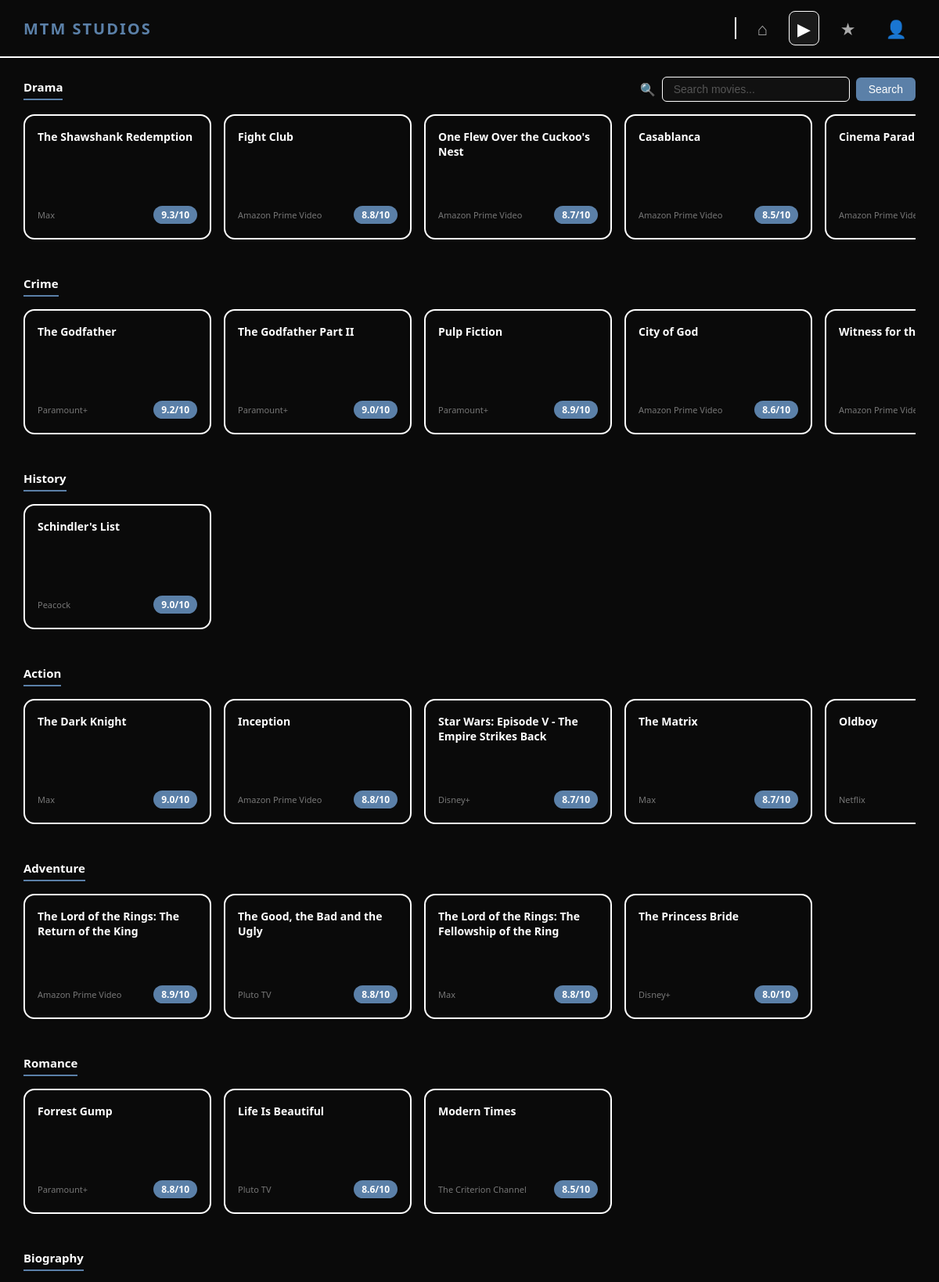
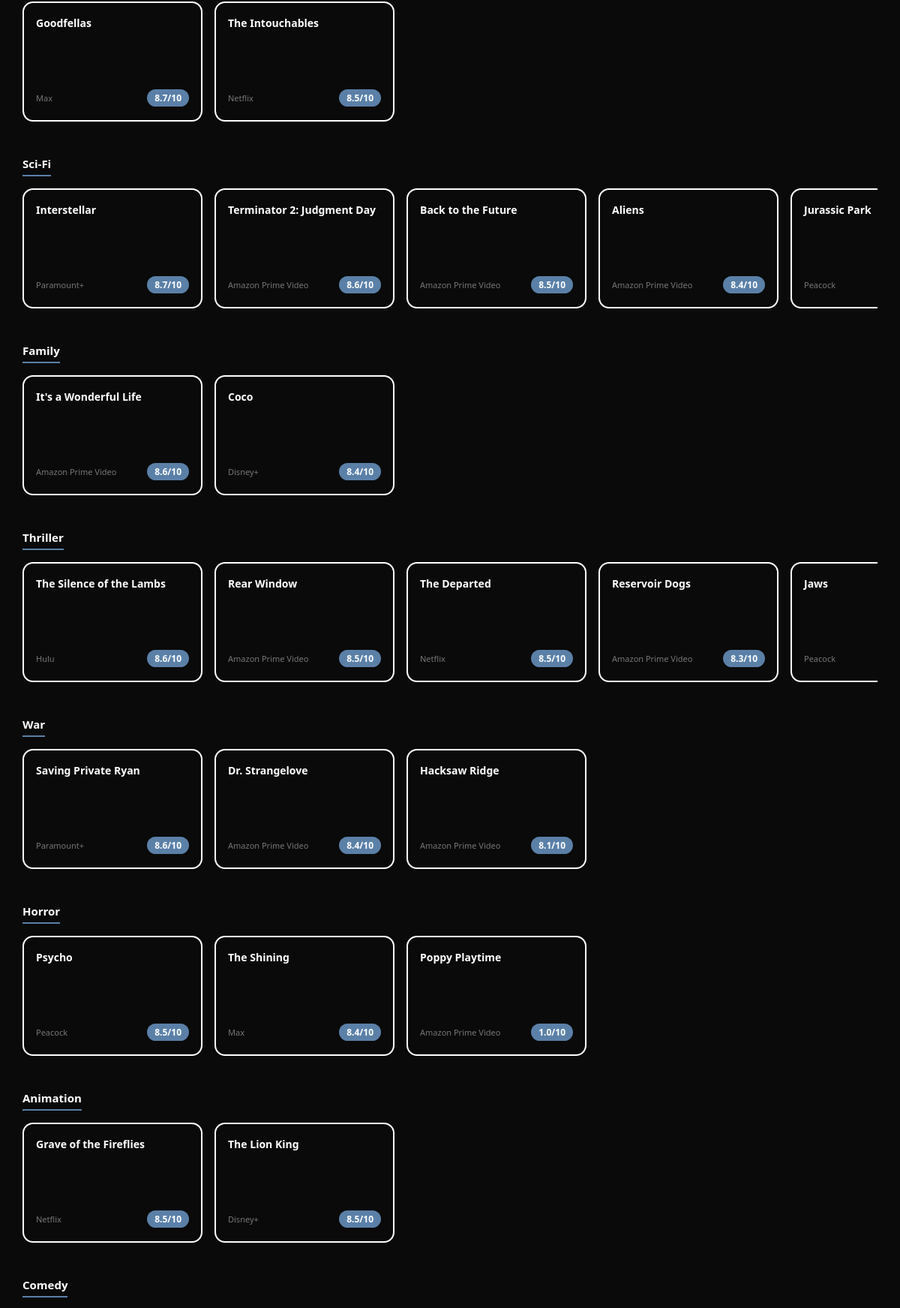
The app's page /movies.php (upper part) with its own data (2 pictures, top to bottom).
### tables this page shows
CREATE TABLE Movies (
 MovieID VARCHAR(20) PRIMARY KEY,
    Title VARCHAR(255),
    PosterURL VARCHAR(255),
    StreamingServices VARCHAR(255),
    Genre VARCHAR(100),
    Rating DECIMAL(3,1),
    Description VARCHAR(255),
    Actors VARCHAR(255)
);

### movies.php (the view, shortened to what this page needs)
<?php
include __DIR__ . '/db_connect.php';
$search = "";
$sql = "SELECT * FROM Movies WHERE 1=1";
$sql .= " ORDER BY Rating DESC";
$result = mysqli_query($conn, $sql);
$movies_by_genre = [];
while ($movie = mysqli_fetch_assoc($result)) {
    $genres     = explode(", ", $movie['Genre']);
    $firstGenre = trim($genres[0]);
    $movies_by_genre[$firstGenre][] = $movie;
}
?>
<!DOCTYPE html>
<html lang="en">
<head>
</head>
<body>
<nav class="navbar">
    <a href="index.php" class="logo">MTM STUDIOS</a>
    <div class="nav-right">
        <div class="nav-divider"></div>
        <div class="nav-icons">
            <a href="index.php" title="Home">&#8962;</a>
            <a href="movies.php" class="active" title="Movies">&#9654;</a>
            <a href="reviews.php" title="Reviews">&#9733;</a>
            <a href="users.php" title="Users">&#128100;</a>
        </div>
    </div>
</nav>
<?php $firstGenre = true; ?>
<?php foreach ($movies_by_genre as $genre => $movies): ?>
    <div class="genre-section">
        <div class="genre-header">
            <div class="genre-label"><?php echo htmlspecialchars($genre); ?></div>
            <?php if ($firstGenre): ?>
                <form class="search-form" method="GET" action="movies.php">
                    <span>&#128269;</span>
                    <input type="text" name="search"
                           placeholder="Search movies..."
                           value="<?php echo htmlspecialchars($search); ?>">
                    <button type="submit">Search</button>
                </form>
                <?php $firstGenre = false; ?>
            <?php endif; ?>
        </div>
        <div class="movie-row">
            <?php foreach ($movies as $movie): ?>
                <a href="movie.php?id=<?php echo urlencode($movie['MovieID']); ?>" class="movie-card">
                    <div class="card-title"><?php echo htmlspecialchars($movie['Title']); ?></div>
                    <div class="card-bottom">
                        <div class="card-service"><?php echo htmlspecialchars($movie['StreamingServices']); ?></div>
                        <span class="card-score"><?php echo $movie['Rating']; ?>/10</span>
                    </div>
                </a>
            <?php endforeach; ?>
        </div>
    </div>
<?php endforeach; ?>
</body>
</html>

### movies.php (style rules this page uses)
* { margin: 0; padding: 0; box-sizing: border-box; }
body { font-family: 'Segoe UI', sans-serif; background-color: #0a0a0a; color: #ffffff; }
.navbar { background-color: #0a0a0a; border-bottom: 2px solid #ffffff; padding: 14px 30px; display: flex; justify-content: space-between; align-items: center; }
.logo { font-size: 20px; font-weight: bold; color: #5b80a8; text-decoration: none; letter-spacing: 2px; }
.nav-right { display: flex; align-items: center; }
.nav-divider { width: 2px; height: 28px; background-color: #ffffff; margin: 0 16px; }
.nav-icons { display: flex; align-items: center; gap: 16px; }
.nav-icons a { color: #aaa; text-decoration: none; font-size: 22px; padding: 6px 10px; border: 1px solid transparent; border-radius: 8px; transition: all 0.2s; }
.nav-icons a:hover, .nav-icons a.active { color: #fff; border-color: #fff; background-color: #1a1a1a; }
.genre-section { padding: 24px 30px 12px; }
.genre-header { display: flex; align-items: center; justify-content: space-between; margin-bottom: 16px; }
.genre-label { font-size: 15px; font-weight: bold; color: #ffffff; border-bottom: 2px solid #5b80a8; display: inline-block; padding-bottom: 5px; }
.search-form { display: flex; align-items: center; gap: 8px; }
.search-form span { font-size: 16px; color: #aaa; }
.search-form input { padding: 7px 14px; background: #111; border: 1px solid #ffffff; border-radius: 6px; color: #fff; font-size: 14px; width: 240px; }
.search-form input::placeholder { color: #555; }
.search-form button { padding: 7px 16px; background: #5b80a8; color: #fff; border: none; border-radius: 6px; font-size: 14px; cursor: pointer; transition: background 0.2s; }
.movie-row { display: flex; gap: 16px; overflow-x: auto; padding-bottom: 10px; }
.movie-card { min-width: 240px; max-width: 240px; height: 160px; background-color: #0a0a0a; border: 2px solid #ffffff; border-radius: 14px; padding: 18px 16px; text-decoration: none; color: #ffffff; display: flex; flex-direction: column; justify-content: space-between; transition: border-color 0.2s, transform 0.2s; flex-shrink: 0; }
.card-title { font-size: 14px; font-weight: bold; line-height: 1.35; }
.card-bottom { display: flex; align-items: center; justify-content: space-between; gap: 8px; }
.card-service { font-size: 11px; color: #777; white-space: nowrap; overflow: hidden; text-overflow: ellipsis; }
.card-score { display: inline-block; background: #5b80a8; color: #fff; padding: 3px 10px; border-radius: 20px; font-size: 12px; font-weight: bold; white-space: nowrap; flex-shrink: 0; }

### records on screen
movies: Title "The Shawshank Redemption", StreamingServices "Max", Rating "9.3"
movies: Title "Fight Club", StreamingServices "Amazon Prime Video", Rating "8.8"
movies: Title "One Flew Over the Cuckoo's Nest", StreamingServices "Amazon Prime Video", Rating "8.7"
movies: Title "Casablanca", StreamingServices "Amazon Prime Video", Rating "8.5"
movies: Title "Cinema…", StreamingServices "Amazon Prime…"
movies: Title "The Godfather", StreamingServices "Paramount+", Rating "9.2"
movies: Title "The Godfather Part II", StreamingServices "Paramount+", Rating "9.0"
movies: Title "Pulp Fiction", StreamingServices "Paramount+", Rating "8.9"
movies: Title "City of God", StreamingServices "Amazon Prime Video", Rating "8.6"
movies: Title "Witness for…", StreamingServices "Amazon Prime…"
movies: Title "Schindler's List", StreamingServices "Peacock", Rating "9.0"
movies: Title "The Dark Knight", StreamingServices "Max", Rating "9.0"
movies: Title "Inception", StreamingServices "Amazon Prime Video", Rating "8.8"
movies: Title "Star Wars: Episode V - The Empire Strikes Back", StreamingServices "Disney+", Rating "8.7"
movies: Title "The Matrix", StreamingServices "Max", Rating "8.7"
movies: Title "Oldboy", StreamingServices "Netflix"
movies: Title "The Lord of the Rings: The Return of the King", StreamingServices "Amazon Prime Video", Rating "8.9"
movies: Title "The Good, the Bad and the Ugly", StreamingServices "Pluto TV", Rating "8.8"
movies: Title "The Lord of the Rings: The Fellowship of the Ring", StreamingServices "Max", Rating "8.8"
movies: Title "The Princess Bride", StreamingServices "Disney+", Rating "8.0"
movies: Title "Forrest Gump", StreamingServices "Paramount+", Rating "8.8"
movies: Title "Life Is Beautiful", StreamingServices "Pluto TV", Rating "8.6"
movies: Title "Modern Times", StreamingServices "The Criterion Channel", Rating "8.5"
movies: Title "Goodfellas", StreamingServices "Max", Rating "8.7"
movies: Title "The Intouchables", StreamingServices "Netflix", Rating "8.5"
movies: Title "Interstellar", StreamingServices "Paramount+", Rating "8.7"
movies: Title "Terminator 2: Judgment Day", StreamingServices "Amazon Prime Video", Rating "8.6"
movies: Title "Back to the Future", StreamingServices "Amazon Prime Video", Rating "8.5"
movies: Title "Aliens", StreamingServices "Amazon Prime Video", Rating "8.4"
movies: Title "Jurassic Park", StreamingServices "Peacock"
movies: Title "It's a Wonderful Life", StreamingServices "Amazon Prime Video", Rating "8.6"
movies: Title "Coco", StreamingServices "Disney+", Rating "8.4"
movies: Title "The Silence of the Lambs", StreamingServices "Hulu", Rating "8.6"
movies: Title "Rear Window", StreamingServices "Amazon Prime Video", Rating "8.5"
movies: Title "The Departed", StreamingServices "Netflix", Rating "8.5"
movies: Title "Reservoir Dogs", StreamingServices "Amazon Prime Video", Rating "8.3"
movies: Title "Jaws", StreamingServices "Peacock"
movies: Title "Saving Private Ryan", StreamingServices "Paramount+", Rating "8.6"
movies: Title "Dr. Strangelove", StreamingServices "Amazon Prime Video", Rating "8.4"
movies: Title "Hacksaw Ridge", StreamingServices "Amazon Prime Video", Rating "8.1"
movies: Title "Psycho", StreamingServices "Peacock", Rating "8.5"
movies: Title "The Shining", StreamingServices "Max", Rating "8.4"
movies: Title "Poppy Playtime", StreamingServices "Amazon Prime Video", Rating "1.0"
movies: Title "Grave of the Fireflies", StreamingServices "Netflix", Rating "8.5"
movies: Title "The Lion King", StreamingServices "Disney+", Rating "8.5"

### other values on screen
$genre "Drama"
$genre "Crime"
$genre "History"
$genre "Action"
$genre "Adventure"
$genre "Romance"
$genre "Biography"
$genre "Sci-Fi"
$genre "Family"
$genre "Thriller"
$genre "War"
$genre "Horror"
$genre "Animation"
$genre "Comedy"
